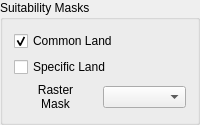
    <widget class="QGroupBox" name="groupBoxSuitableLand">
     <property name="sizePolicy">
      <sizepolicy hsizetype="Fixed" vsizetype="Fixed">
       <horstretch>0</horstretch>
       <verstretch>0</verstretch>
      </sizepolicy>
     </property>
     <property name="minimumSize">
      <size>
       <width>115</width>
       <height>0</height>
      </size>
     </property>
     <property name="whatsThis">
      <string>&lt;html&gt;&lt;head&gt;&lt;meta name=&quot;qrichtext&quot; content=&quot;1&quot; /&gt;&lt;style type=&quot;text/css&quot;&gt;
p, li { white-space: pre-wrap; }
&lt;/style&gt;&lt;/head&gt;&lt;body style=&quot; font-family:'Sans Serif'; font-size:9pt; font-weight:400; font-style:normal; text-decoration:none;&quot;&gt;
&lt;p style=&quot; margin-top:0px; margin-bottom:0px; margin-left:0px; margin-right:0px; -qt-block-indent:0; text-indent:0px;&quot;&gt;In order for LandUse Analyst to create landuse maps, you must first create land suitability files to tell it what land is suitable for use by the crops and the crops. These files can be produced manually or automatically, but at the moment both must be done with external tools like QGis or GRASS. Future versions of Landuse Analyst will have the required features of these programs incorporated into it, but for now this step must be done externally. &lt;/p&gt;&lt;/body&gt;&lt;/html&gt;</string>
     </property>
     <property name="title">
      <string>Suitability Masks</string>
     </property>
     <layout class="QGridLayout">
      <item row="0" column="0" colspan="2">
       <widget class="QCheckBox" name="checkBoxUseCommonLand">
        <property name="sizePolicy">
         <sizepolicy hsizetype="Fixed" vsizetype="Fixed">
          <horstretch>0</horstretch>
          <verstretch>0</verstretch>
         </sizepolicy>
        </property>
        <property name="toolTip">
         <string>binary raster named: pigmask</string>
        </property>
        <property name="whatsThis">
         <string>&lt;html&gt;&lt;head&gt;&lt;meta name=&quot;qrichtext&quot; content=&quot;1&quot; /&gt;&lt;style type=&quot;text/css&quot;&gt;
p, li { white-space: pre-wrap; }
&lt;/style&gt;&lt;/head&gt;&lt;body style=&quot; font-family:'Sans Serif'; font-size:9pt; font-weight:400; font-style:normal; text-decoration:none;&quot;&gt;
&lt;p style=&quot; margin-top:0px; margin-bottom:0px; margin-left:0px; margin-right:0px; -qt-block-indent:0; text-indent:0px;&quot;&gt;Sometimes land is suitable for growing more than one type of crop. LandUse Analyst allows you to designate one suitability mask as common. Note that you can specify a crop to use both common land and specific land at the same time. If this is the case, equal preference is given to all crops using the common land.&lt;/p&gt;&lt;/body&gt;&lt;/html&gt;</string>
        </property>
        <property name="text">
         <string>Common Land</string>
        </property>
        <property name="checked">
         <bool>true</bool>
        </property>
       </widget>
      </item>
      <item row="1" column="0" colspan="2">
       <widget class="QCheckBox" name="checkBoxUseSpecificLand">
        <property name="sizePolicy">
         <sizepolicy hsizetype="Fixed" vsizetype="Fixed">
          <horstretch>0</horstretch>
          <verstretch>0</verstretch>
         </sizepolicy>
        </property>
        <property name="toolTip">
         <string>binary raster named: pigmask</string>
        </property>
        <property name="whatsThis">
         <string>&lt;html&gt;&lt;head&gt;&lt;meta name=&quot;qrichtext&quot; content=&quot;1&quot; /&gt;&lt;style type=&quot;text/css&quot;&gt;
p, li { white-space: pre-wrap; }
&lt;/style&gt;&lt;/head&gt;&lt;body style=&quot; font-family:'Sans Serif'; font-size:9pt; font-weight:400; font-style:normal; text-decoration:none;&quot;&gt;
&lt;p style=&quot; margin-top:0px; margin-bottom:0px; margin-left:0px; margin-right:0px; -qt-block-indent:0; text-indent:0px;&quot;&gt;Sometimes you may want to specify that land is suitable for growing only one type of crop. LandUse Analyst allows you to designate a land suitability mask as being unique to a certain crop. Note that you can specify a crop to use both common land and specific land at the same time. For more detailed information on this, see the help section on Crop Masks Common.&lt;/p&gt;&lt;/body&gt;&lt;/html&gt;</string>
        </property>
        <property name="text">
         <string>Specific Land</string>
        </property>
       </widget>
      </item>
      <item row="2" column="0">
       <widget class="QLabel" name="label_3">
        <property name="text">
         <string>Raster
Mask</string>
        </property>
        <property name="alignment">
         <set>Qt::AlignCenter</set>
        </property>
        <property name="margin">
         <number>0</number>
        </property>
        <property name="textInteractionFlags">
         <set>Qt::NoTextInteraction</set>
        </property>
       </widget>
      </item>
      <item row="2" column="1">
       <widget class="QComboBox" name="cboRaster"/>
      </item>
     </layout>
    </widget>
